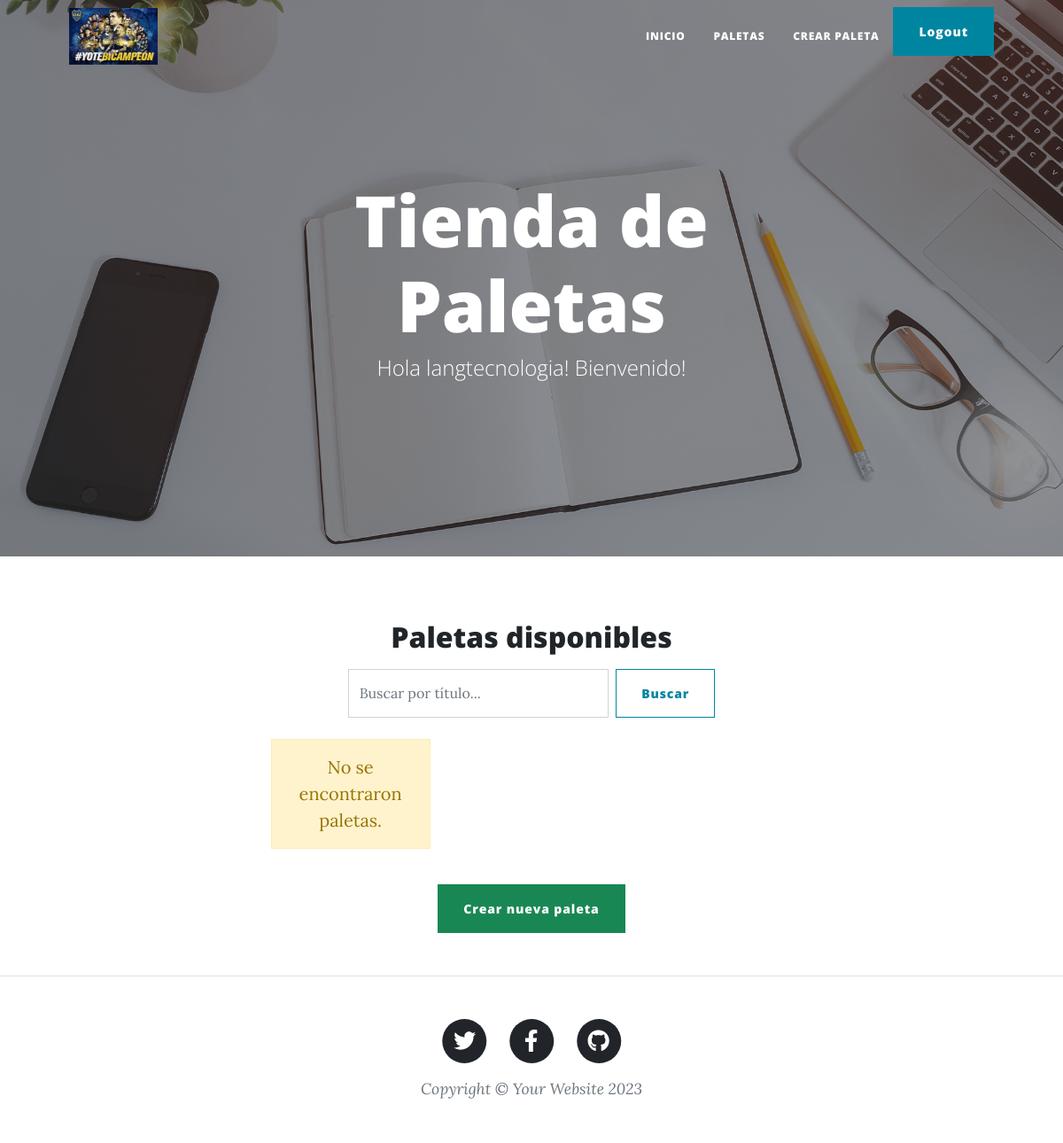
/paletas/ (signed in), run on an earlier commit of the app's database.
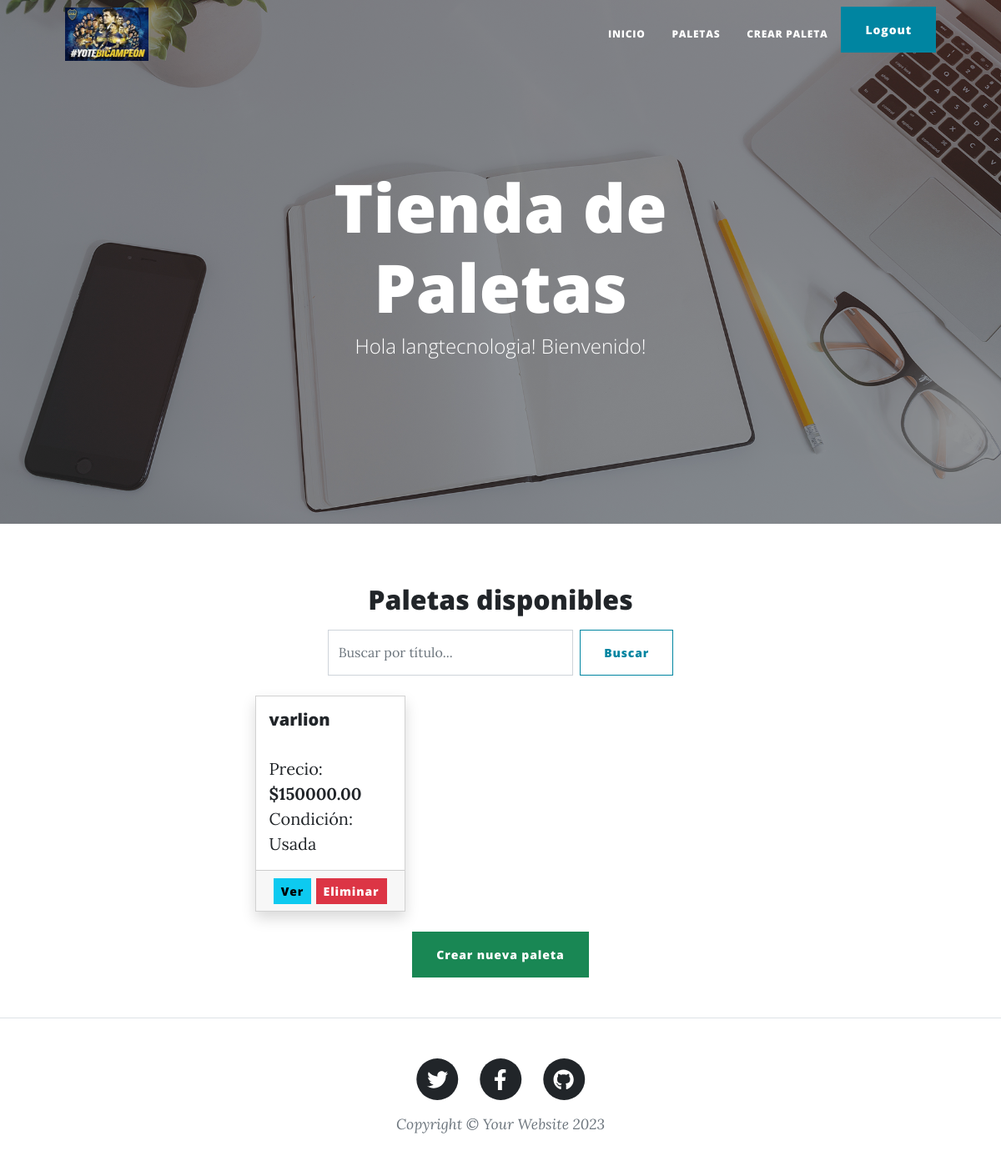
And on a later commit of the database.
### mi_primer_app/models.py (models this page shows, shortened)
class Paleta(models.Model):
    PALETA_TIPOS = (
        ('nueva', 'Nueva'),
        ('usada', 'Usada'),
    )
    title = models.CharField(max_length=200)
    description = models.TextField()
    price = models.DecimalField(max_digits=8, decimal_places=2)
    condition = models.CharField(max_length=6, choices=PALETA_TIPOS)
    image = models.ImageField(upload_to='paletas/', null=True, blank=True)
    created_at = models.DateTimeField(auto_now_add=True)

### mi_primer_app/views.py (the view)
# urls.py: path('paletas/', views.listar_paletas, name='listar-paletas'),  # nombre que usas para listar
def listar_paletas(request):
    query = request.GET.get('q')
    if query:
        paletas_list = Paleta.objects.filter(title__icontains=query).order_by('-created_at')
    else:
        paletas_list = Paleta.objects.all().order_by('-created_at')
    paginator = Paginator(paletas_list, 6)
    page_number = request.GET.get('page')
    page_obj = paginator.get_page(page_number)
    return render(request, 'mi_primer_app/listar_paletas.html', {'page_obj': page_obj, 'paletas': page_obj})

### mi_primer_app/templates/mi_primer_app/listar_paletas.html (shortened to what this page needs)
{% extends "padre.html" %}
{% load static %}
{% block content %}
<h2 class="text-center mt-4">Paletas disponibles</h2>
<form method="get" class="d-flex justify-content-center mt-3 mb-4">
    <input type="text" name="q" class="form-control w-50 me-2" placeholder="Buscar por título..." value="{{ request.GET.q }}">
    <button type="submit" class="btn btn-outline-primary">Buscar</button>
</form>
<div class="row row-cols-1 row-cols-md-2 row-cols-lg-3 g-4">
    {% for paleta in paletas %}
    <div class="col">
        <div class="card h-100 shadow">
            <div class="card-body">
                <h5 class="card-title">{{ paleta.title }}</h5>
                <p class="card-text">
                    Precio: <strong>${{ paleta.price }}</strong><br>
                    Condición: {{ paleta.get_condition_display }}
                </p>
            </div>
            <div class="card-footer text-center">
                <a href="{% url 'detalle-paleta' paleta.pk %}" class="btn btn-sm btn-info">Ver</a>
                <a href="{% url 'eliminar-paleta' paleta.pk %}" class="btn btn-sm btn-danger">Eliminar</a>
            </div>
        </div>
    </div>
    {% empty %}
    <div class="col">
        <div class="alert alert-warning text-center w-100">
            No se encontraron paletas.
        </div>
    </div>
    {% endfor %}
</div>
<div class="text-center mt-4 mb-5">
    <a href="{% url 'crear-paleta' %}" class="btn btn-success">Crear nueva paleta</a>
</div>
{% endblock %}

What changed in the data, as far as the page shows it:
added Paleta: title "varlion", price "150000.00", condition "Usada"
Also different on the page:
text no longer shown: "No se encontraron paletas."
